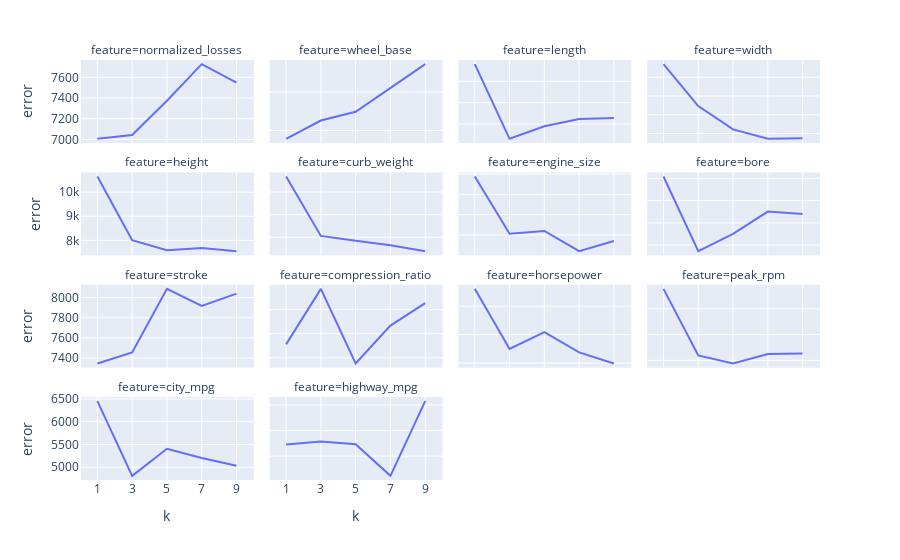

Notebook cell for this chart:
### Markdown cell above
Using `plotly` we can create interactive plots for all the features

### Code cell
import plotly.express as px
fig = px.line(results_unstacked, x="k", y="error", facet_col="feature", facet_col_wrap=4)
fig.update_xaxes(tick0 = 1, dtick=2, range=[0,10])
fig.update_yaxes(matches=None)
fig.show()

### Figure 1 — Plotly figure (JSON) as saved in the notebook; plotly's stock layout.template omitted (floating-point values rounded to 4 significant figures)
{"data": [{"hovertemplate": "feature=normalized_losses<br>k=%{x}<br>error=%{y}<extra></extra>", "legendgroup": "", "line": {"color": "#636efa", "dash": "solid"}, "mode": "lines", "name": "", "orientation": "v", "showlegend": false, "type": "scatter", "x": [1, 3, 5, 7, 9], "xaxis": "x13", "y": [7007.0, 7043.0, 7375.0, 7728.0, 7549.0], "yaxis": "y13"}, {"hovertemplate": "feature=wheel_base<br>k=%{x}<br>error=%{y}<extra></extra>", "legendgroup": "", "line": {"color": "#636efa", "dash": "solid"}, "mode": "lines", "name": "", "orientation": "v", "showlegend": false, "type": "scatter", "x": [1, 3, 5, 7, 9], "xaxis": "x14", "y": [5393.0, 5630.0, 5744.0, 6049.0, 6361.0], "yaxis": "y14"}, {"hovertemplate": "feature=length<br>k=%{x}<br>error=%{y}<extra></extra>", "legendgroup": "", "line": {"color": "#636efa", "dash": "solid"}, "mode": "lines", "name": "", "orientation": "v", "showlegend": false, "type": "scatter", "x": [1, 3, 5, 7, 9], "xaxis": "x15", "y": [6900.0, 5156.0, 5448.0, 5618.0, 5642.0], "yaxis": "y15"}, {"hovertemplate": "feature=width<br>k=%{x}<br>error=%{y}<extra></extra>", "legendgroup": "", "line": {"color": "#636efa", "dash": "solid"}, "mode": "lines", "name": "", "orientation": "v", "showlegend": false, "type": "scatter", "x": [1, 3, 5, 7, 9], "xaxis": "x16", "y": [5739.0, 5292.0, 5044.0, 4943.0, 4950.0], "yaxis": "y16"}, {"hovertemplate": "feature=height<br>k=%{x}<br>error=%{y}<extra></extra>", "legendgroup": "", "line": {"color": "#636efa", "dash": "solid"}, "mode": "lines", "name": "", "orientation": "v", "showlegend": false, "type": "scatter", "x": [1, 3, 5, 7, 9], "xaxis": "x9", "y": [10650.0, 8008.0, 7586.0, 7683.0, 7551.0], "yaxis": "y9"}, {"hovertemplate": "feature=curb_weight<br>k=%{x}<br>error=%{y}<extra></extra>", "legendgroup": "", "line": {"color": "#636efa", "dash": "solid"}, "mode": "lines", "name": "", "orientation": "v", "showlegend": false, "type": "scatter", "x": [1, 3, 5, 7, 9], "xaxis": "x10", "y": [5842.0, 4528.0, 4424.0, 4323.0, 4192.0], "yaxis": "y10"}, {"hovertemplate": "feature=engine_size<br>k=%{x}<br>error=%{y}<extra></extra>", "legendgroup": "", "line": {"color": "#636efa", "dash": "solid"}, "mode": "lines", "name": "", "orientation": "v", "showlegend": false, "type": "scatter", "x": [1, 3, 5, 7, 9], "xaxis": "x11", "y": [4776.0, 4211.0, 4239.0, 4040.0, 4140.0], "yaxis": "y11"}, {"hovertemplate": "feature=bore<br>k=%{x}<br>error=%{y}<extra></extra>", "legendgroup": "", "line": {"color": "#636efa", "dash": "solid"}, "mode": "lines", "name": "", "orientation": "v", "showlegend": false, "type": "scatter", "x": [1, 3, 5, 7, 9], "xaxis": "x12", "y": [8041.0, 6365.0, 6751.0, 7253.0, 7201.0], "yaxis": "y12"}, {"hovertemplate": "feature=stroke<br>k=%{x}<br>error=%{y}<extra></extra>", "legendgroup": "", "line": {"color": "#636efa", "dash": "solid"}, "mode": "lines", "name": "", "orientation": "v", "showlegend": false, "type": "scatter", "x": [1, 3, 5, 7, 9], "xaxis": "x5", "y": [7345.0, 7455.0, 8087.0, 7917.0, 8039.0], "yaxis": "y5"}, {"hovertemplate": "feature=compression_ratio<br>k=%{x}<br>error=%{y}<extra></extra>", "legendgroup": "", "line": {"color": "#636efa", "dash": "solid"}, "mode": "lines", "name": "", "orientation": "v", "showlegend": false, "type": "scatter", "x": [1, 3, 5, 7, 9], "xaxis": "x6", "y": [7256.0, 7486.0, 7176.0, 7334.0, 7427.0], "yaxis": "y6"}, {"hovertemplate": "feature=horsepower<br>k=%{x}<br>error=%{y}<extra></extra>", "legendgroup": "", "line": {"color": "#636efa", "dash": "solid"}, "mode": "lines", "name": "", "orientation": "v", "showlegend": false, "type": "scatter", "x": [1, 3, 5, 7, 9], "xaxis": "x7", "y": [5261.0, 5049.0, 5109.0, 5037.0, 4998.0], "yaxis": "y7"}, {"hovertemplate": "feature=peak_rpm<br>k=%{x}<br>error=%{y}<extra></extra>", "legendgroup": "", "line": {"color": "#636efa", "dash": "solid"}, "mode": "lines", "name": "", "orientation": "v", "showlegend": false, "type": "scatter", "x": [1, 3, 5, 7, 9], "xaxis": "x8", "y": [9386.0, 8096.0, 7939.0, 8124.0, 8133.0], "yaxis": "y8"}, {"hovertemplate": "feature=city_mpg<br>k=%{x}<br>error=%{y}<extra></extra>", "legendgroup": "", "line": {"color": "#636efa", "dash": "solid"}, "mode": "lines", "name": "", "orientation": "v", "showlegend": false, "type": "scatter", "x": [1, 3, 5, 7, 9], "xaxis": "x", "y": [6450.0, 4810.0, 5404.0, 5200.0, 5033.0], "yaxis": "y"}, {"hovertemplate": "feature=highway_mpg<br>k=%{x}<br>error=%{y}<extra></extra>", "legendgroup": "", "line": {"color": "#636efa", "dash": "solid"}, "mode": "lines", "name": "", "orientation": "v", "showlegend": false, "type": "scatter", "x": [1, 3, 5, 7, 9], "xaxis": "x2", "y": [4445.0, 4458.0, 4447.0, 4323.0, 4615.0], "yaxis": "y2"}], "layout": {"annotations": [{"font": {}, "showarrow": false, "text": "feature=city_mpg", "x": 0.1175, "xanchor": "center", "xref": "paper", "y": 0.1975, "yanchor": "bottom", "yref": "paper"}, {"font": {}, "showarrow": false, "text": "feature=highway_mpg", "x": 0.3725, "xanchor": "center", "xref": "paper", "y": 0.1975, "yanchor": "bottom", "yref": "paper"}, {"font": {}, "showarrow": false, "text": "feature=stroke", "x": 0.1175, "xanchor": "center", "xref": "paper", "y": 0.465, "yanchor": "bottom", "yref": "paper"}, {"font": {}, "showarrow": false, "text": "feature=compression_ratio", "x": 0.3725, "xanchor": "center", "xref": "paper", "y": 0.465, "yanchor": "bottom", "yref": "paper"}, {"font": {}, "showarrow": false, "text": "feature=horsepower", "x": 0.6275, "xanchor": "center", "xref": "paper", "y": 0.465, "yanchor": "bottom", "yref": "paper"}, {"font": {}, "showarrow": false, "text": "feature=peak_rpm", "x": 0.8825, "xanchor": "center", "xref": "paper", "y": 0.465, "yanchor": "bottom", "yref": "paper"}, {"font": {}, "showarrow": false, "text": "feature=height", "x": 0.1175, "xanchor": "center", "xref": "paper", "y": 0.7325, "yanchor": "bottom", "yref": "paper"}, {"font": {}, "showarrow": false, "text": "feature=curb_weight", "x": 0.3725, "xanchor": "center", "xref": "paper", "y": 0.7325, "yanchor": "bottom", "yref": "paper"}, {"font": {}, "showarrow": false, "text": "feature=engine_size", "x": 0.6275, "xanchor": "center", "xref": "paper", "y": 0.7325, "yanchor": "bottom", "yref": "paper"}, {"font": {}, "showarrow": false, "text": "feature=bore", "x": 0.8825, "xanchor": "center", "xref": "paper", "y": 0.7325, "yanchor": "bottom", "yref": "paper"}, {"font": {}, "showarrow": false, "text": "feature=normalized_losses", "x": 0.1175, "xanchor": "center", "xref": "paper", "y": 1, "yanchor": "bottom", "yref": "paper"}, {"font": {}, "showarrow": false, "text": "feature=wheel_base", "x": 0.3725, "xanchor": "center", "xref": "paper", "y": 1, "yanchor": "bottom", "yref": "paper"}, {"font": {}, "showarrow": false, "text": "feature=length", "x": 0.6275, "xanchor": "center", "xref": "paper", "y": 1, "yanchor": "bottom", "yref": "paper"}, {"font": {}, "showarrow": false, "text": "feature=width", "x": 0.8825, "xanchor": "center", "xref": "paper", "y": 1, "yanchor": "bottom", "yref": "paper"}], "legend": {"tracegroupgap": 0}, "margin": {"t": 60}, "xaxis": {"anchor": "y", "domain": [0, 0.235], "dtick": 2, "range": [0, 10], "tick0": 1, "title": {"text": "k"}}, "xaxis10": {"anchor": "y10", "domain": [0.255, 0.49], "dtick": 2, "matches": "x", "range": [0, 10], "showticklabels": false, "tick0": 1}, "xaxis11": {"anchor": "y11", "domain": [0.51, 0.745], "dtick": 2, "matches": "x", "range": [0, 10], "showticklabels": false, "tick0": 1}, "xaxis12": {"anchor": "y12", "domain": [0.765, 1.0], "dtick": 2, "matches": "x", "range": [0, 10], "showticklabels": false, "tick0": 1}, "xaxis13": {"anchor": "y13", "domain": [0, 0.235], "dtick": 2, "matches": "x", "range": [0, 10], "showticklabels": false, "tick0": 1}, "xaxis14": {"anchor": "y14", "domain": [0.255, 0.49], "dtick": 2, "matches": "x", "range": [0, 10], "showticklabels": false, "tick0": 1}, "xaxis15": {"anchor": "y15", "domain": [0.51, 0.745], "dtick": 2, "matches": "x", "range": [0, 10], "showticklabels": false, "tick0": 1}, "xaxis16": {"anchor": "y16", "domain": [0.765, 1.0], "dtick": 2, "matches": "x", "range": [0, 10], "showticklabels": false, "tick0": 1}, "xaxis2": {"anchor": "y2", "domain": [0.255, 0.49], "dtick": 2, "matches": "x", "range": [0, 10], "tick0": 1, "title": {"text": "k"}}, "xaxis3": {"anchor": "y3", "domain": [0.51, 0.745], "dtick": 2, "matches": "x", "range": [0, 10], "tick0": 1, "title": {"text": "k"}}, "xaxis4": {"anchor": "y4", "domain": [0.765, 1.0], "dtick": 2, "matches": "x", "range": [0, 10], "tick0": 1, "title": {"text": "k"}}, "xaxis5": {"anchor": "y5", "domain": [0, 0.235], "dtick": 2, "matches": "x", "range": [0, 10], "showticklabels": false, "tick0": 1}, "xaxis6": {"anchor": "y6", "domain": [0.255, 0.49], "dtick": 2, "matches": "x", "range": [0, 10], "showticklabels": false, "tick0": 1}, "xaxis7": {"anchor": "y7", "domain": [0.51, 0.745], "dtick": 2, "matches": "x", "range": [0, 10], "showticklabels": false, "tick0": 1}, "xaxis8": {"anchor": "y8", "domain": [0.765, 1.0], "dtick": 2, "matches": "x", "range": [0, 10], "showticklabels": false, "tick0": 1}, "xaxis9": {"anchor": "y9", "domain": [0, 0.235], "dtick": 2, "matches": "x", "range": [0, 10], "showticklabels": false, "tick0": 1}, "yaxis": {"anchor": "x", "domain": [0, 0.1975], "title": {"text": "error"}}, "yaxis10": {"anchor": "x10", "domain": [0.535, 0.7325], "showticklabels": false}, "yaxis11": {"anchor": "x11", "domain": [0.535, 0.7325], "showticklabels": false}, "yaxis12": {"anchor": "x12", "domain": [0.535, 0.7325], "showticklabels": false}, "yaxis13": {"anchor": "x13", "domain": [0.8025, 1], "title": {"text": "error"}}, "yaxis14": {"anchor": "x14", "domain": [0.8025, 1], "showticklabels": false}, "yaxis15": {"anchor": "x15", "domain": [0.8025, 1], "showticklabels": false}, "yaxis16": {"anchor": "x16", "domain": [0.8025, 1], "showticklabels": false}, "yaxis2": {"anchor": "x2", "domain": [0, 0.1975], "showticklabels": false}, "yaxis3": {"anchor": "x3", "domain": [0, 0.1975], "showticklabels": false}, "yaxis4": {"anchor": "x4", "domain": [0, 0.1975], "showticklabels": false}, "yaxis5": {"anchor": "x5", "domain": [0.2675, 0.465], "title": {"text": "error"}}, "yaxis6": {"anchor": "x6", "domain": [0.2675, 0.465], "showticklabels": false}, "yaxis7": {"anchor": "x7", "domain": [0.2675, 0.465], "showticklabels": false}, "yaxis8": {"anchor": "x8", "domain": [0.2675, 0.465], "showticklabels": false}, "yaxis9": {"anchor": "x9", "domain": [0.535, 0.7325], "title": {"text": "error"}}}}
